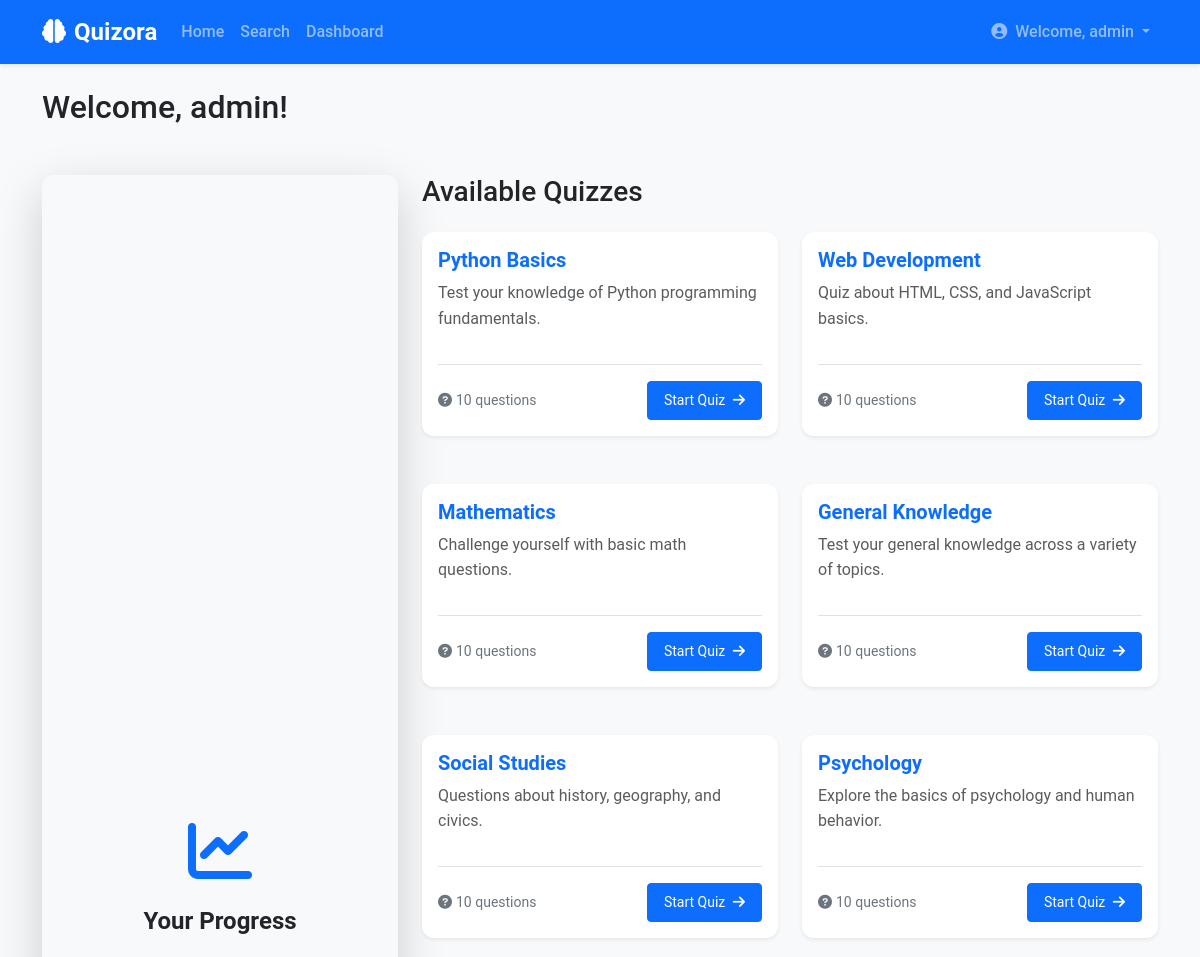
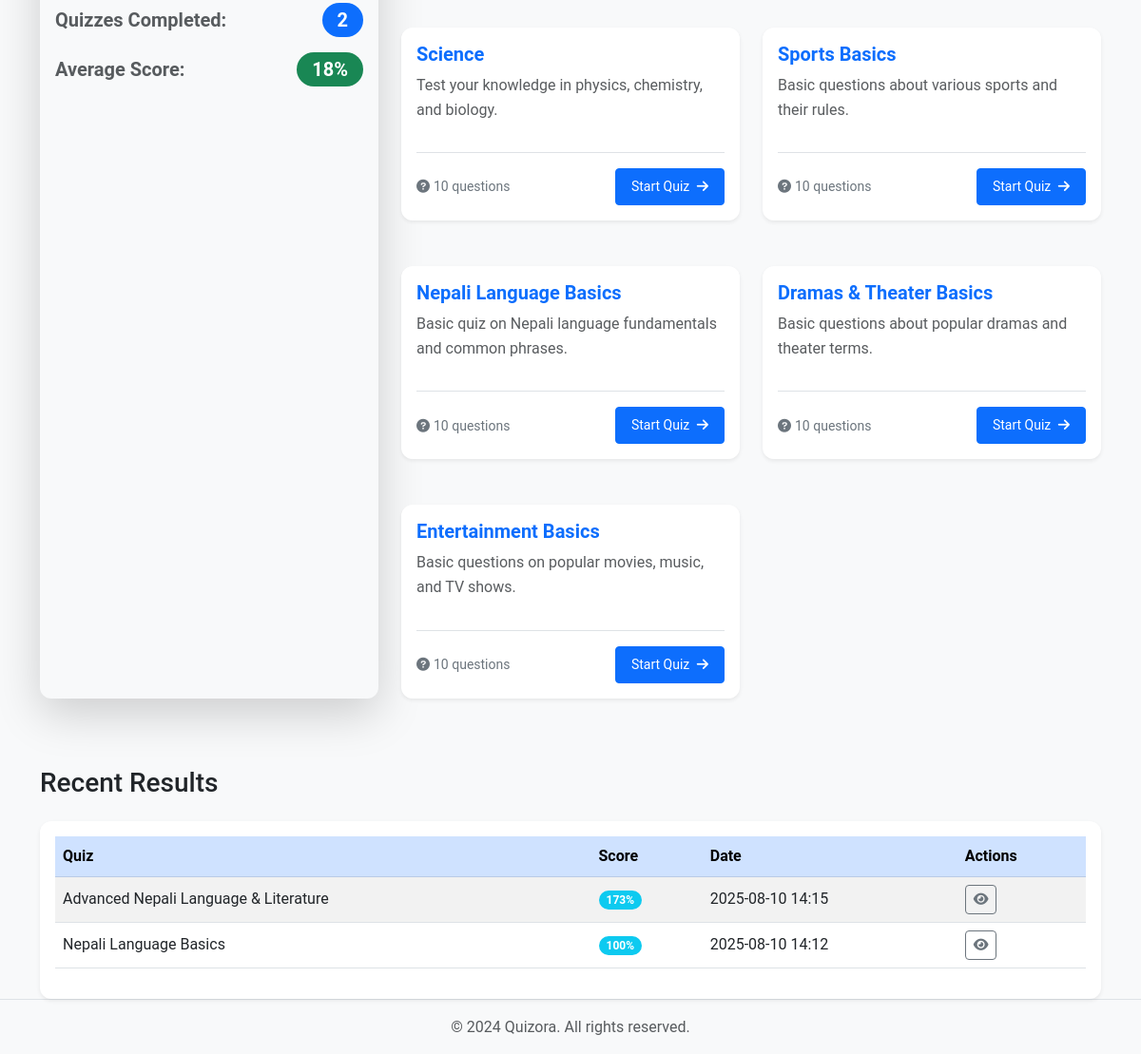
The page /dashboard (signed in) on the database its author committed (2 pictures, top to bottom).
### models.py (models this page shows, shortened)
class User(UserMixin, db.Model):
    id = db.Column(db.Integer, primary_key=True)
    username = db.Column(db.String(80), unique=True, nullable=False, index=True)
    email = db.Column(db.String(120), unique=True, nullable=False, index=True)
    password_hash = db.Column(db.String(256), nullable=False)  # Increased length for stronger hashing
    is_admin = db.Column(db.Boolean, default=False)
    has_advanced_access = db.Column(db.Boolean, default=False)
    created_at = db.Column(db.DateTime, default=datetime.utcnow)
    quizzes_taken = db.relationship('QuizResult', backref='user', lazy=True)
    __table_args__ = (
        db.UniqueConstraint('username', name='uq_user_username'),
        db.UniqueConstraint('email', name='uq_user_email'),
    )

class Quiz(db.Model):
    id = db.Column(db.Integer, primary_key=True)
    title = db.Column(db.String(100), nullable=False)
    description = db.Column(db.Text)
    is_advanced = db.Column(db.Boolean, default=False)  # New field to mark advanced quizzes
    time_limit = db.Column(db.Integer, default=0)  # Time limit in minutes (0 for no limit)
    creator_id = db.Column(db.Integer, db.ForeignKey('user.id'), nullable=False)
    created_at = db.Column(db.DateTime, default=datetime.utcnow)
    questions = db.relationship('Question', backref='quiz', lazy=True)
    results = db.relationship('QuizResult', backref='quiz', lazy=True)

class QuizResult(db.Model):
    id = db.Column(db.Integer, primary_key=True)
    user_id = db.Column(db.Integer, db.ForeignKey('user.id'), nullable=False)
    quiz_id = db.Column(db.Integer, db.ForeignKey('quiz.id'), nullable=False)
    score = db.Column(db.Integer, nullable=False)
    total_questions = db.Column(db.Integer, nullable=False)
    user_answers = db.Column(db.Text)  # Store user's answers as JSON
    completed_at = db.Column(db.DateTime, default=datetime.utcnow)

### app.py (the view)
@app.route('/dashboard')
@login_required
def dashboard():
    show_advanced_only = request.args.get('show_advanced', 'False') == 'True'
    if show_advanced_only:
        quizzes = Quiz.query.filter_by(is_advanced=True).all()
    else:
        quizzes = Quiz.query.filter_by(is_advanced=False).all()
    recent_results = sorted(current_user.quizzes_taken, key=lambda r: r.completed_at, reverse=True)[:5]
    return render_template('dashboard.html', quizzes=quizzes, recent_results=recent_results)

### app.py (called while the page is built)
@login_manager.user_loader
def load_user(user_id):
    return User.query.get(int(user_id))

### templates/dashboard.html (shortened to what this page needs)
{% extends "base.html" %}
{% block content %}
<div class="row mb-4">
    <div class="col">
        <h2 class="mb-4 animate__animated animate__fadeInDown">Welcome, {{ current_user.username }}!</h2>
    </div>
</div>
<div class="row animate__animated animate__fadeInUp">
    <div class="col-md-4 mb-4">
        <div class="card h-100 border-0 shadow-lg text-center animated-card bg-light">
            <div class="card-body d-flex flex-column justify-content-center align-items-center">
                <i class="fas fa-chart-line fa-4x text-primary mb-4 animate__animated animate__bounceIn"></i>
                <h4 class="card-title mb-4 fw-bold">Your Progress</h4>
                <div class="d-flex justify-content-between align-items-center w-100 mb-3">
                    <span class="fs-5 fw-bold text-muted">Quizzes Completed:</span>
                    <span class="badge bg-primary rounded-pill px-3 py-2 fs-5 animated-badge">{{ current_user.quizzes_taken|length }}</span>
                </div>
                <div class="d-flex justify-content-between align-items-center w-100">
                    <span class="fs-5 fw-bold text-muted">Average Score:</span>
                    <span class="badge bg-success rounded-pill px-3 py-2 fs-5 animated-badge">
                        {% if current_user.quizzes_taken %}
                            {{ (current_user.quizzes_taken|sum(attribute='score') / current_user.quizzes_taken|length)|round|int }}%
                        {% else %}
                            N/A
                        {% endif %}
                    </span>
                </div>
            </div>
        </div>
    </div>
    <div class="col-md-8">
        <h3 class="mb-4 animate__animated animate__fadeInRight">
            {% if request.args.get('show_advanced') == 'True' %}
                Advanced Quizzes
            {% else %}
                Available Quizzes
            {% endif %}
        </h3>
        <div class="row row-cols-1 row-cols-lg-2 g-4">
            {% for quiz in quizzes %}
            <div class="col mb-4">
                <div class="card h-100 border-0 shadow-sm animated-quiz-card">
                    <div class="card-body d-flex flex-column">
                        <h5 class="card-title text-primary mb-2 fw-bold">{{ quiz.title }}</h5>
                        <p class="card-text text-muted flex-grow-1">{{ quiz.description|truncate(120) }}</p>
                        <div class="d-flex justify-content-between align-items-center mt-3 pt-3 border-top">
                            <small class="text-secondary"><i class="fas fa-question-circle me-1"></i>{{ quiz.questions|length }} questions</small>
                            <a href="{{ url_for('quiz', quiz_id=quiz.id) }}" class="btn btn-primary btn-sm px-3 py-2">
                                Start Quiz <i class="fas fa-arrow-right ms-1"></i>
                            </a>
                        </div>
                    </div>
                </div>
            </div>
            {% else %}
            <div class="col">
                <div class="alert alert-info animate__animated animate__fadeIn" role="alert">
                    <i class="fas fa-info-circle me-2"></i>No quizzes available at the moment. Check back later!
                </div>
            </div>
            {% endfor %}
        </div>
    </div>
</div>
{% if recent_results %}
<div class="row mt-5 animate__animated animate__fadeInUp">
    <div class="col">
        <h3 class="mb-4">Recent Results</h3>
        <div class="card shadow-sm border-0">
            <div class="card-body">
                <div class="table-responsive">
                    <table class="table table-hover table-striped align-middle animate__animated animate__fadeIn">
                        <thead>
                            <tr class="table-primary">
                                <th>Quiz</th>
                                <th>Score</th>
                                <th>Date</th>
                                <th>Actions</th>
                            </tr>
                        </thead>
                        <tbody>
                            {% for result in recent_results %}
                            <tr class="animate__animated animate__fadeInLeft">
                                <td>{{ result.quiz.title }}</td>
                                <td><span class="badge bg-info rounded-pill px-2 py-1">{{ (result.score / result.total_questions * 100)|round|int }}%</span></td>
                                <td>{{ result.completed_at.strftime('%Y-%m-%d %H:%M') }}</td>
                                <td>
                                    <a href="{{ url_for('result', result_id=result.id) }}" class="btn btn-sm btn-outline-secondary" title="View Result">
                                        <i class="fas fa-eye"></i>
                                    </a>
                                </td>
                            </tr>
                            {% endfor %}
                        </tbody>
                    </table>
                </div>
            </div>
        </div>
    </div>
</div>
{% endif %}
{% endblock %}

### templates/base.html (shortened to what this page needs)
<!DOCTYPE html>
<html lang="en">
<head>
    <link href="https://cdn.jsdelivr.net/npm/bootstrap@5.3.0/dist/css/bootstrap.min.css" rel="stylesheet">
    <link rel="stylesheet" href="https://cdnjs.cloudflare.com/ajax/libs/font-awesome/6.0.0/css/all.min.css">
    <link rel="stylesheet" href="https://cdnjs.cloudflare.com/ajax/libs/animate.css/4.1.1/animate.min.css"/>
    <link rel="stylesheet" href="{{ url_for('static', filename='css/style.css') }}">
</head>
<body>
    <nav class="navbar navbar-expand-md navbar-dark bg-primary shadow-sm">
        <div class="container">
            <a class="navbar-brand fw-bold animate__animated animate__fadeInLeft" href="{{ url_for('index') }}">
                <i class="fas fa-brain me-2"></i>Quizora
            </a>
            <div class="collapse navbar-collapse" id="navbarNav">
                <ul class="navbar-nav me-auto mb-2 mb-lg-0">
                    <li class="nav-item">
                        <a class="nav-link" href="{{ url_for('index') }}">Home</a>
                    </li>
                    <li class="nav-item">
                        <a class="nav-link" href="{{ url_for('search') }}">Search</a>
                    </li>
                    {% if current_user.is_authenticated %}
                    <li class="nav-item">
                        <a class="nav-link" href="{{ url_for('dashboard') }}">Dashboard</a>
                    </li>
                    {% endif %}
                </ul>
                <ul class="navbar-nav ms-auto mb-2 mb-lg-0">
                    {% if current_user.is_authenticated %}
                    <li class="nav-item dropdown">
                        <a class="nav-link dropdown-toggle" href="#" id="navbarDropdown" role="button" data-bs-toggle="dropdown" aria-expanded="false">
                            <i class="fas fa-user-circle me-1"></i> Welcome, {{ current_user.username }}
                        </a>
                    </li>
                    {% endif %}
                </ul>
            </div>
        </div>
    </nav>
    <div class="container mt-4 flex-grow-1">
        {% block content %}{% endblock %}
    </div>
    <footer class="footer mt-auto py-3 bg-light border-top">
        <div class="container text-center">
            <span class="text-muted">&copy; 2024 Quizora. All rights reserved.</span>
        </div>
    </footer>
</body>
</html>

### static/css/style.css (style rules this page uses)
body { font-family: 'Roboto', sans-serif; line-height: 1.6; background-color: #f8f9fa; display: flex; flex-direction: column; min-height: 100vh; }
.navbar-brand { font-weight: 700; font-size: 1.5rem; }
.navbar-nav .nav-link { font-weight: 500; transition: color 0.3s ease; }
.card { box-shadow: 0 4px 8px rgba(0,0,0,0.05); border-radius: 0.75rem; overflow: hidden; }
.container.flex-grow-1 { flex-grow: 1; }

### rows shown on the page
User: username "admin"
Quiz: title "Python Basics", description "Test your knowledge of Python programming fundamentals.", questions|length "10"
Quiz: title "Web Development", description "Quiz about HTML, CSS, and JavaScript basics.", questions|length "10"
Quiz: title "Mathematics", description "Challenge yourself with basic math questions.", questions|length "10"
Quiz: title "General Knowledge", description "Test your general knowledge across a variety of topics.", questions|length "10"
Quiz: title "Social Studies", description "Questions about history, geography, and civics.", questions|length "10"
Quiz: title "Psychology", description "Explore the basics of psychology and human behavior.", questions|length "10"
Quiz: title "Science", description "Test your knowledge in physics, chemistry, and biology.", questions|length "10"
Quiz: title "Sports Basics", description "Basic questions about various sports and their rules.", questions|length "10"
Quiz: title "Nepali Language Basics", description "Basic quiz on Nepali language fundamentals and common phrases.", questions|length "10"
Quiz: title "Dramas & Theater Basics", description "Basic questions about popular dramas and theater terms.", questions|length "10"
Quiz: title "Entertainment Basics", description "Basic questions on popular movies, music, and TV shows.", questions|length "10"
QuizResult: quiz "Advanced Nepali Language & Literature", (result.score/result.total_questions*100)|round|int "173", completed_at "2025-08-10 14:15"
QuizResult: quiz "Nepali Language Basics", (result.score/result.total_questions*100)|round|int "100", completed_at "2025-08-10 14:12"

### other values the page prints
{{ current_user.quizzes_taken|length }} "2"
